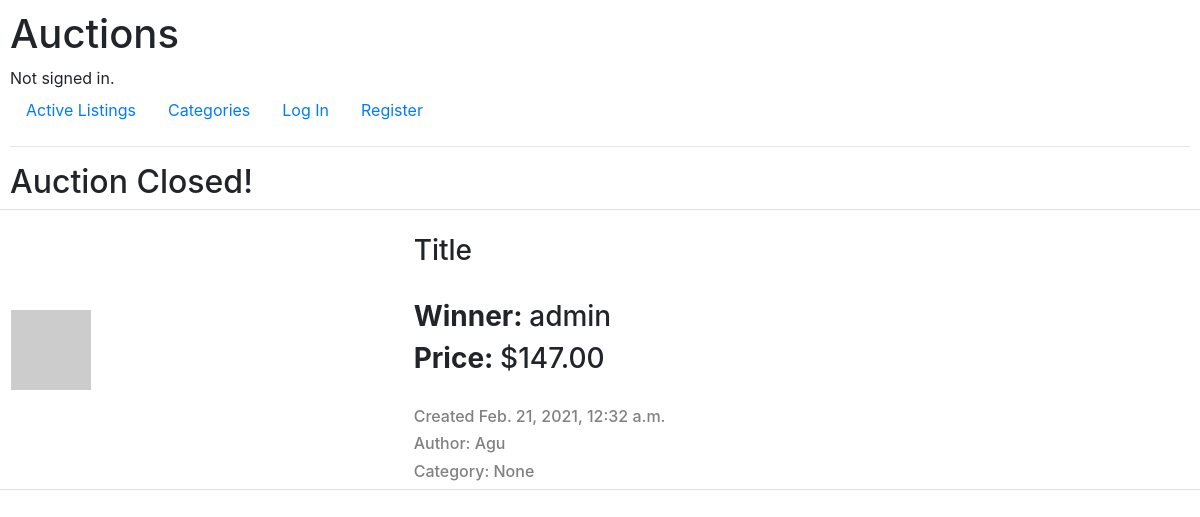
Screenshot of /close/1/ with the database file from the repository.
### auctions/models.py (models this page shows, shortened)
class AuctionList(models.Model):
    title = models.CharField(max_length=64)
    image_url = models.CharField(max_length=1024)
    description = models.CharField(max_length=256)
    price = models.DecimalField(max_digits=10, decimal_places=2)
    category = models.ForeignKey(
        Category, on_delete=models.CASCADE, null=True, blank=True)
    active = models.BooleanField(blank=True, null=True, default=True)
    creation_datetime = models.DateTimeField(auto_now_add=True)
    author = models.ForeignKey(User, on_delete=models.CASCADE, default=None, related_name="author")
    winner = models.ForeignKey(User, on_delete=models.CASCADE, null=True, blank=True, default=None, related_name="winner")

class User(AbstractUser):
    pass

### auctions/views.py (the view)
# urls.py: path("close/<int:product_id>/", views.close_view, name="close"),
def close_view(request, product_id):
    current_product = AuctionList.objects.get(pk=product_id)
    current_product.active = False
    current_product.save()
    return render(request, "auctions/close.html", {
        "product": AuctionList.objects.get(id=product_id)
    })

### auctions/templates/auctions/close.html
{% extends "auctions/layout.html" %}
{% block body %}
<h2>Auction Closed!</h2>
<div style="height:300px">
    <div class="row border border-gray rounded align-items-center mt-2">
        <div class="col-4">
            <img src="{{ product.image_url }}" class="img-fluid" alt="product image">
        </div>
        <div class="col-8">
            <br>
            <h3>{{ product.title }}</h3>
            <br>
            <h3><b>Winner: </b>{{ product.winner }}</h3>
            <h3><b>Price: </b>${{ product.price }}</h3>
            <br>
            <h6 style="color: gray;">Created {{ product.creation_datetime }}</h6>
            <h6 style="color: gray;">Author: {{ product.author }}</h6>
            <h6 style="color: gray;">Category: {{ product.category }}</h6>
        </div>
    </div>
</div>
{% endblock %}

### auctions/static/auctions/styles.css (style rules this page uses)
body { padding: 10px; }

### rows the page displays
AuctionList: title "Title", winner "admin", price "147.00", creation_datetime "Feb. 21, 2021, 12:32 a.m.", author "Agu", category "None"
